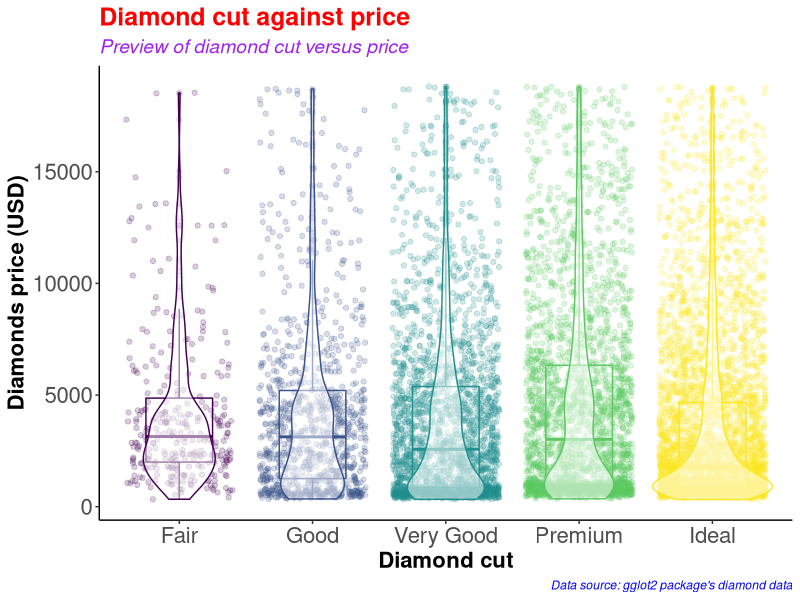
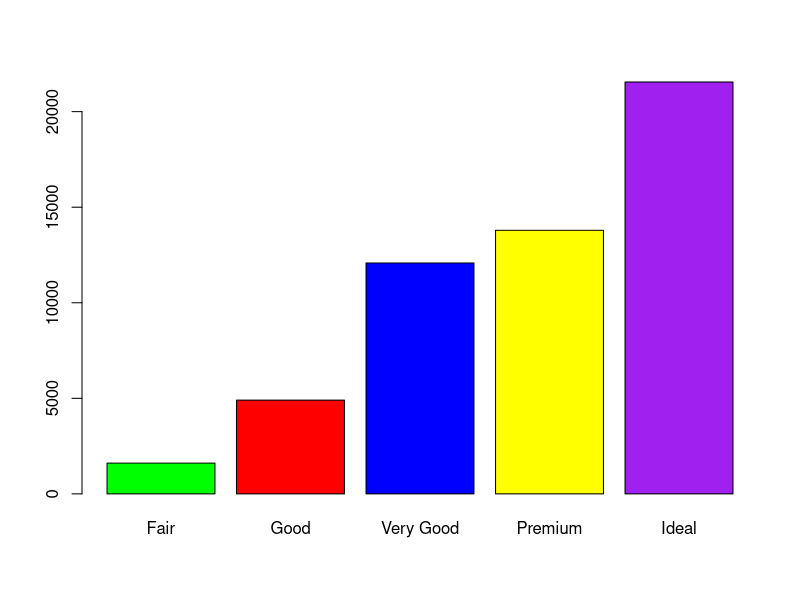
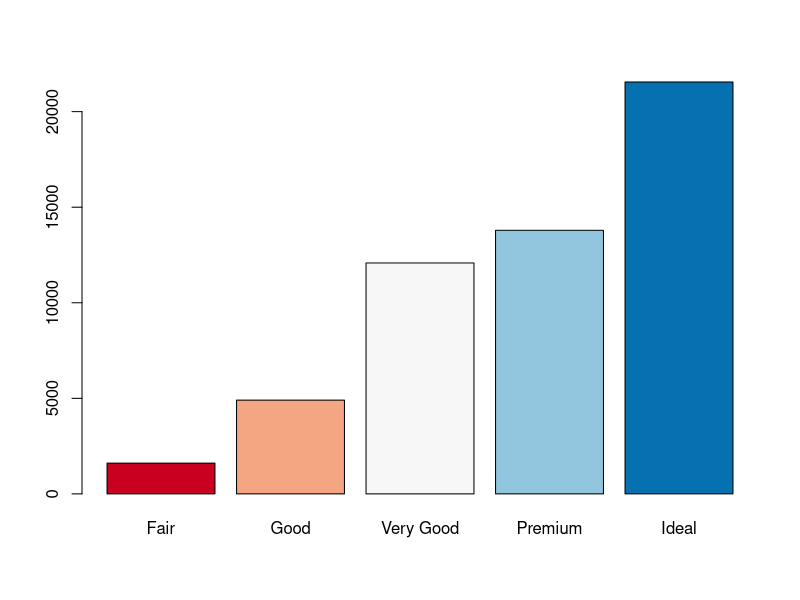
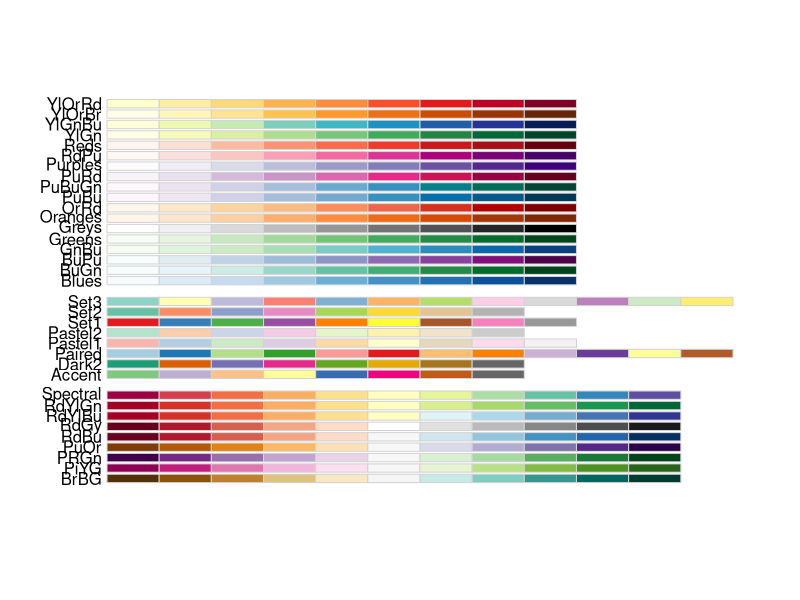
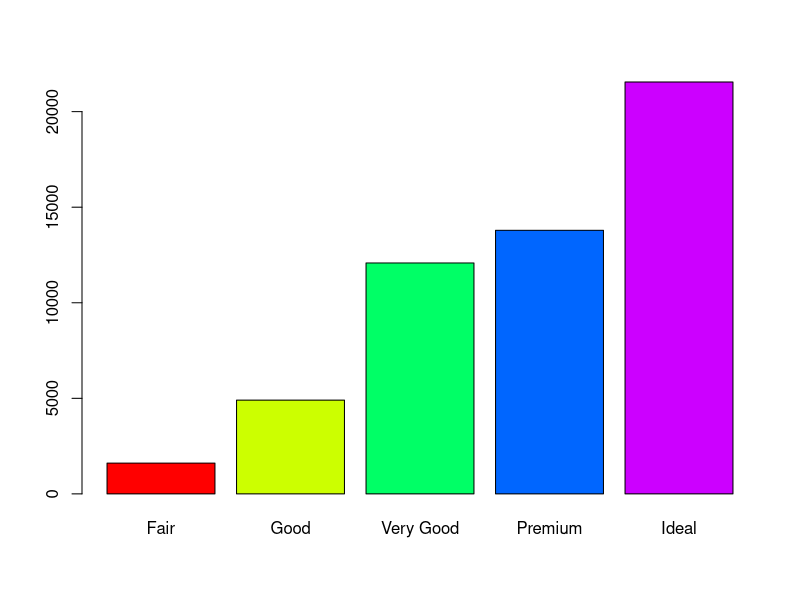
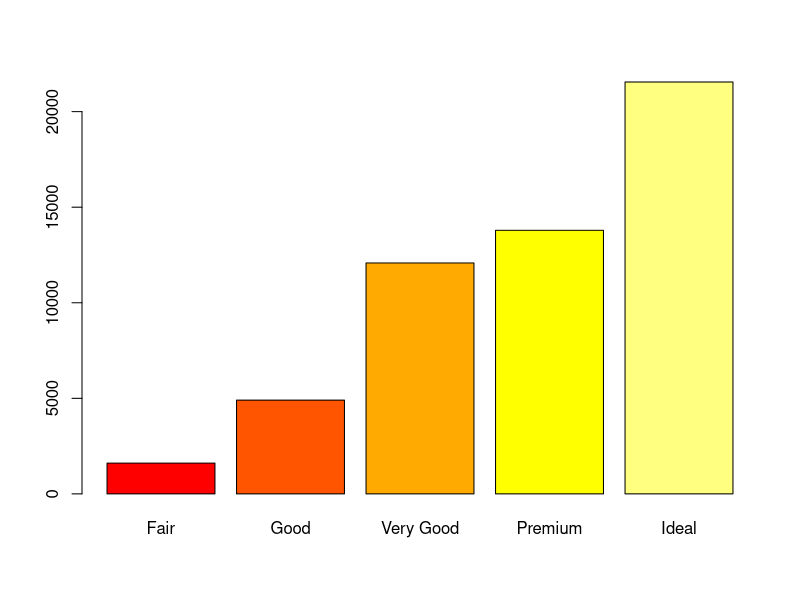
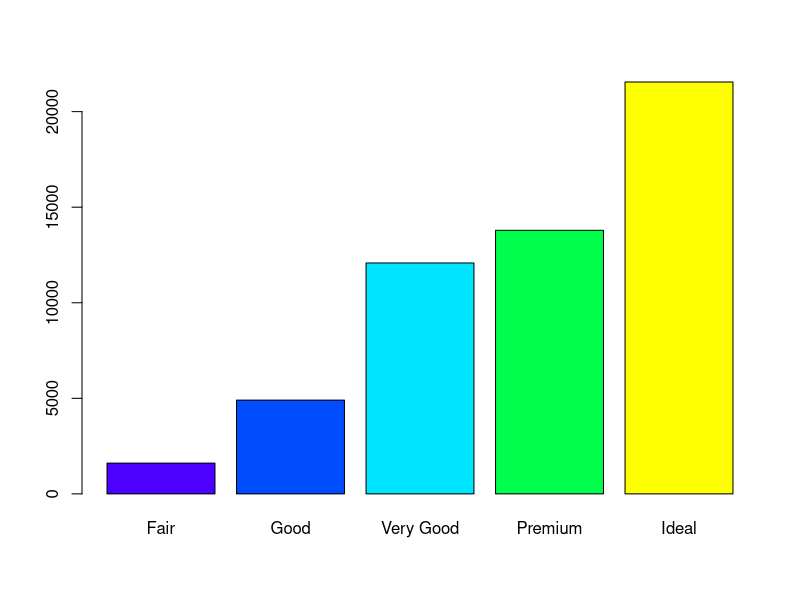
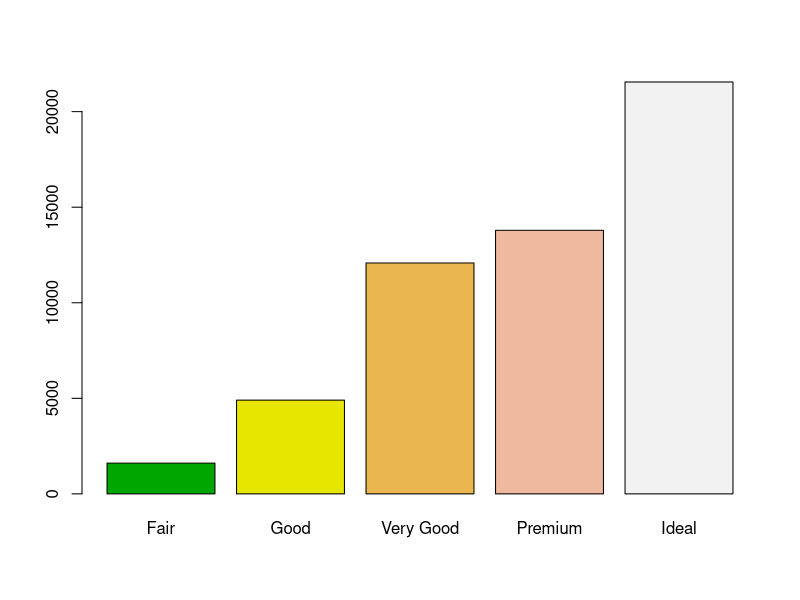

Source code (R) for these figures, in order:
#########################################
# Name: Wyclife Agumba Oluoch           #   
# E-mail: wyclifeoluoch@gmail.com       #
# GitHub: https://github.com/Wycology   #
# Task: Boxplot and violin plots in one #
# Date: 4th Jan 2021                    #
# Last edited: 9th July 2021            #
#########################################

# Loading the necessary libraries for the project

library(tidyverse) # This is for data wrangling and plotting.
library(RColorBrewer) # This is for generating color pallets for the plots.

diamonds_df <- diamonds # Saving the diamonds data-set to a new object in R.

head(diamonds) # Checking the variables in the data-set for subsequent analyses
nrow(diamonds) # Checking for the number of rows in the data. 53940 observations
ncol(diamonds) # Checking the number of variables in the data-set. 10 variables

diamonds_df %>% # Picking the diamonds data, and then
  slice_sample(n = 0.2*(nrow(diamonds))) %>% # Picking a portion of the data-set
  ggplot(aes(x = cut, y = price, color = cut)) + # Adding the mapping variables
  geom_point(position = "jitter", alpha = 0.2) + # Adding jitter and alpha
  geom_boxplot(alpha = 0.1, width = 0.5) + # Modifying dimensions of the boxplot 
  geom_violin(alpha = 0.5) + # Adding violin plot on top of the box and jitter
  theme_classic() + # Adding my preferred theme for publication.
  theme(legend.position = "none") + # Removing the legend; it is on the x-axis
  labs(x = "Diamond cut", # Labels the x-axis.
       y = "Diamonds price (USD)", # Labeling the y-axis
       title = "Diamond cut against price", # Setting tibble of the plot
       subtitle = "Preview of diamond cut versus price", # Descriptive title beneath TITLE
       caption = "Data source: gglot2 package's diamond data") +
  theme(axis.text = element_text(size=16), # Size of labels on tick-marks
        axis.title = element_text(size=16,face="bold")) + # Size of axis labels
  theme(plot.title = element_text(color = 'red', size = 18, face = 'bold'),
        plot.subtitle = element_text(color = 'purple', size = 14, face = 'italic'),
        plot.caption = element_text(color = 'blue', face = 'italic'))

diamonds %>% # Picking the diamonds data, and then
  filter(cut == 'Very Good') %>% # Picking the very good cut 
  nrow() # counting the number of rows with very good cut

diamonds %>% 
  select(cut) %>% 
  table() %>% 
  barplot(col = c('green', 'red', 'blue', 'yellow', 'purple'))

# Instead of specifying the colors, we can simply use the color brewer panel 

diamonds %>% 
  select(cut) %>% 
  table() %>% 
  barplot(col = brewer.pal(n = 5, name = "RdBu"))
# To display more brewer colors options to use, run the following function:

display.brewer.all()

# Can also use rainbow colors

diamonds %>% 
  select(cut) %>% 
  table() %>% 
  barplot(col = rainbow(5))

# Can also use heat.colors
diamonds %>% 
  select(cut) %>% 
  table() %>% 
  barplot(col = heat.colors(5))

# Can also use topographic colors

diamonds %>% 
  select(cut) %>% 
  table() %>% 
  barplot(col = topo.colors(5))

# Can also use terrain colors for the plot
diamonds %>% 
  select(cut) %>% 
  table() %>% 
  barplot(col = terrain.colors(5))

# Can also use cm.colors
diamonds %>% 
  select(cut) %>% 
  table() %>% 
  barplot(col = cm.colors(5)) 

# That is awesome. Good for the day.
